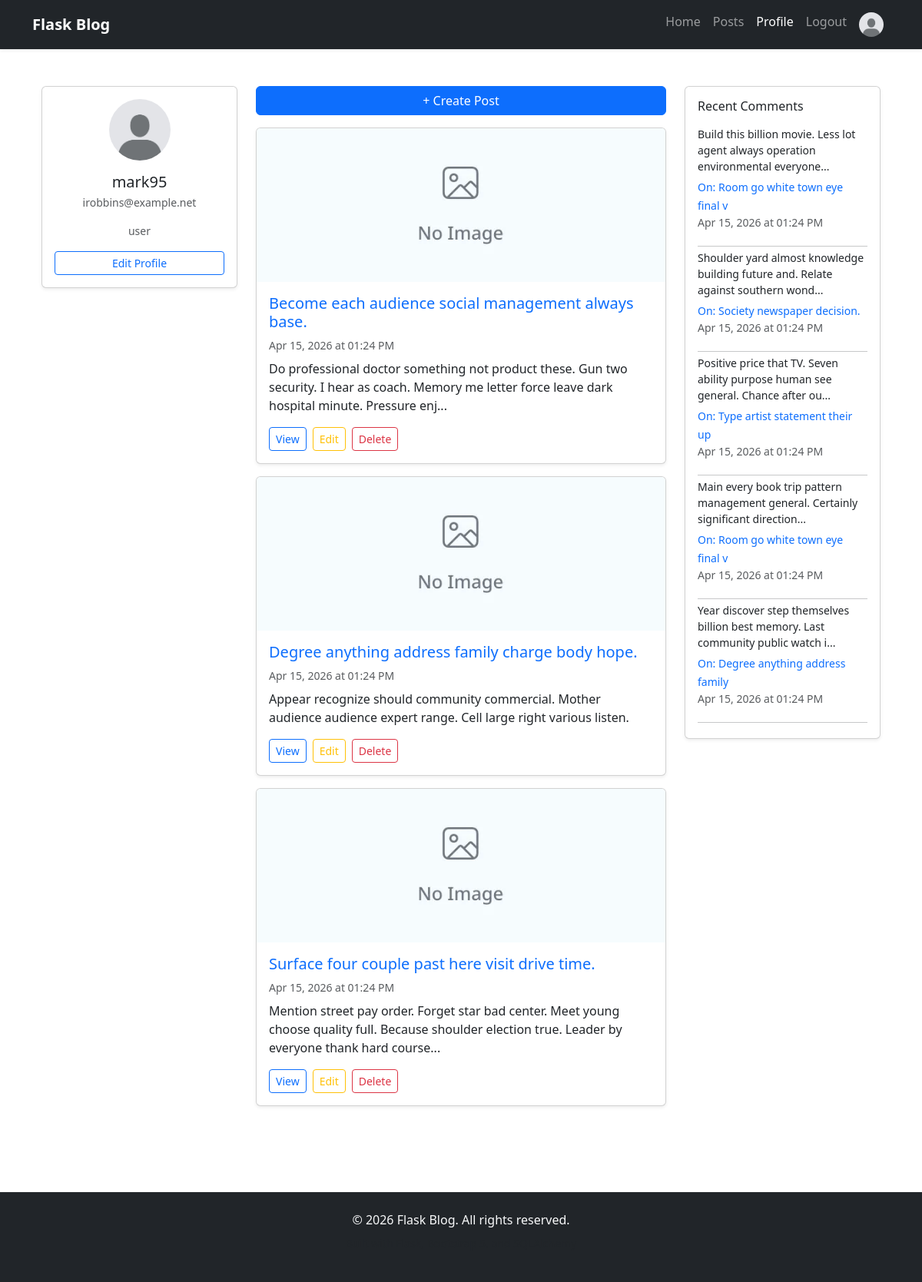
Screenshot of /profile (signed in) with the database file from the repository.
### app/models.py (models this page shows, shortened)
class User(db.Model, UserMixin):
    __tablename__ = "users"
    id = db.Column(db.Integer, primary_key=True)
    role = db.Column(db.String(20), default="user")
    username = db.Column(db.String(64), unique=True, nullable=False)
    email = db.Column(db.String(120), unique=True, nullable=False)
    hashed_password = db.Column(db.String(128), nullable=False)
    joined_at = db.Column(db.DateTime, default=GET_TIME_NOW)
    profile_picture = db.Column(db.String(256), default= "default.jpg")
    posts = db.relationship("Post", backref="author", lazy="dynamic")
    comments = db.relationship("Comment", backref="author", lazy="dynamic")
    @property
    def password(self):
        raise AttributeError("Password is not a readable attribute.")

class Post(db.Model):
    __tablename__ = "posts"
    id = db.Column(db.Integer, primary_key=True)
    title = db.Column(db.String(140), nullable=False)
    content = db.Column(db.Text, nullable=False)
    timestamp = db.Column(db.DateTime, index=True, default=GET_TIME_NOW)
    author_id = db.Column(db.Integer, db.ForeignKey("users.id"), nullable=False)
    comments = db.relationship("Comment", backref="post", lazy="dynamic")
    cover_image = db.Column(db.String(256), default="default_post.jpg")

class Comment(db.Model):
    __tablename__ = "comments"
    id = db.Column(db.Integer, primary_key=True)
    content = db.Column(db.Text, nullable=False)
    timestamp = db.Column(db.DateTime, index=True, default=GET_TIME_NOW)
    author_id = db.Column(db.Integer, db.ForeignKey("users.id"), nullable=False)
    post_id = db.Column(db.Integer, db.ForeignKey("posts.id"), nullable=False)

### app/main/views.py (the view)
@main.route('/profile')
@login_required
def profile():
    comments = current_user.comments.order_by(Comment.timestamp.desc()).all()
    return render_template('main/dashboard.html', title= current_user.username + "'s Profile", comments=comments)

### app/__init__.py (called while the page is built)
def create_app():
    app = Flask(__name__)
    app.config.from_object(configs["development"])
    db.init_app(app)
    login_manager.init_app(app)
    from app.models import User
    @login_manager.user_loader
    def load_user(user_id):
        return User.query.get(user_id)
    with app.app_context():
        db.create_all()
    from app.main import main
    app.register_blueprint(main)
    from app.auth import auth
    app.register_blueprint(auth)
    from app.services import services
    app.register_blueprint(services)
    return app

### app/templates/main/dashboard.html (shortened to what this page needs)
{% extends "base.html" %}
{% block content %}
<div class="container mt-4">
    <div class="row">
        <div class="col-lg-3 mb-4">
            <div class="card shadow-sm">
                <div class="card-body p-3">
                    <div class="text-center mb-3">
                        {% if current_user.profile_picture %}
                            <img src="{{ url_for('static', filename='pics/' + current_user.profile_picture) }}" alt="{{ current_user.username }}" class="rounded-circle" width="80" height="80">
                        {% else %}
                            <img src="https://via.placeholder.com/80" alt="Avatar" class="rounded-circle" width="80" height="80">
                        {% endif %}
                    </div>
                    <h5 class="card-title text-center mb-1">{{ current_user.username }}</h5>
                    <p class="text-muted text-center small mb-3">{{ current_user.email }}</p>
                    <p class="text-muted text-center small mb-3">{{ current_user.role }}</p>
                    <a href="{{ url_for('services.edit_profile') }}" class="btn btn-sm btn-outline-primary w-100">Edit Profile</a>
                </div>
            </div>
        </div>
        <div class="col-lg-6 mb-4">
            <div class="mb-3">
                <a href="{{url_for('services.create_post')}}" class="btn btn-primary w-100">+ Create Post</a>
            </div>
            {% if current_user.posts %}
                            {% for post in current_user.posts %}
                                <div class="card shadow-sm mb-3">
                                    {% if post.cover_image %}
                                        <img src="{{ url_for('static', filename='pics/' + post.cover_image) }}" alt="{{ post.title }}" class="card-img-top" style="height: 200px; object-fit: cover;">
                                    {% endif %}
                                    <div class="card-body p-3">
                                        <h5 class="card-title mb-2">
                                            <a href="#" class="text-decoration-none">{{ post.title }}</a>
                                        </h5>
                                        <p class="card-text text-muted small mb-2">
                                            {{ post.timestamp.strftime('%b %d, %Y at %I:%M %p') }}
                                        </p>
                                        <p class="card-text mb-3">
                                            {{ post.content[:150] }}{% if post.content|length > 150 %}...{% endif %}
                                        </p>
                                        <div class="d-flex gap-2">
                                            <a href="{{ url_for('main.get_post', post_id=post.id) }}" class="btn btn-sm btn-outline-primary">View</a>
                                            <a href="{{ url_for('services.edit_post', post_id=post.id) }}" class="btn btn-sm btn-outline-warning">Edit</a>
                                            <form action="{{ url_for('services.remove_post', post_id=post.id) }}" method="POST" class="d-inline">
                                                <button type="submit" class="btn btn-sm btn-outline-danger">Delete</button>
                                            </form>
                                        </div>
                                    </div>
                                </div>
                            {% endfor %}
                        {% endif %}
        </div>
        <div class="col-lg-3 mb-4">
            <div class="card shadow-sm">
                <div class="card-body p-3">
                    <h6 class="card-title mb-3">Recent Comments</h6>
                    {% if comments %}
                        <div class="list-group list-group-flush">
                            {% for comment in comments %}
                                <div class="list-group-item p-0 pb-2 mb-2 border-0">
                                    <p class="small mb-1">{{ comment.content[:80] }}{% if comment.content|length > 80 %}...{% endif %}</p>
                                    <a href="{{ url_for('main.get_post', post_id=comment.post.id) }}" class="small text-decoration-none">On: {{ comment.post.title[:30] }}</a>
                                    <p class="text-muted small mb-0">{{ comment.timestamp.strftime('%b %d, %Y at %I:%M %p') }}</p>
                                </div>
                                <hr class="my-1">
                            {% endfor %}
                        </div>
                    {% else %}
                        <p class="text-muted small mb-0">No comments yet.</p>
                    {% endif %}
                </div>
            </div>
        </div>
    </div>
</div>
{% endblock %}

### app/templates/base.html (shortened to what this page needs)
<!DOCTYPE html>
<html lang="en">
<head>
    <link href="https://cdn.jsdelivr.net/npm/bootstrap@5.3.0/dist/css/bootstrap.min.css" rel="stylesheet">
    <link rel="stylesheet" href="{{ url_for('static', filename='css/style.css') }}">
</head>
<body class="d-flex flex-column min-vh-100">
    <nav class="navbar navbar-expand-lg navbar-dark bg-dark sticky-top shadow-sm">
        <div class="container">
            <a class="navbar-brand fw-bold" href="{{ url_for('main.home') }}">
                 Flask Blog
            </a>
            <div class="collapse navbar-collapse" id="navbarNav">
                <ul class="navbar-nav ms-auto">
                    <li class="nav-item">
                        <a class="nav-link {% if request.endpoint == 'main.home' %}active{% endif %}" href="{{ url_for('main.home') }}">
                            Home
                        </a>
                    </li>
                    {% if current_user.is_authenticated %}
                    <li class="nav-item">
                        <a class="nav-link {% if request.endpoint == 'main.posts' %}active{% endif %}" href="{{ url_for('main.posts') }}">
                            Posts
                        </a>
                    </li>
                        <li class="nav-item">
                            <a class="nav-link {% if request.endpoint == 'main.profile' %}active{% endif %}" href="{{ url_for('main.profile') }}">
                                Profile
                            </a>
                        </li>
                        <li class="nav-item">
                            <a class="nav-link" href="{{ url_for('auth.logout') }}">Logout</a>
                        </li>
                        <li class="nav-item">
                            <a class="nav-link" href="{{ url_for('main.profile') }}">
                                <img src="{{ url_for('static', filename='pics/' + current_user.profile_picture) }}" alt="{{ current_user.username }}"
                                     class="rounded-circle" width="32" height="32">
                            </a>
                        </li>
                    {% endif %}
                </ul>
            </div>
        </div>
    </nav>
    <main class="flex-grow-1 py-4">
        <div class="container">
            {% block content %}{% endblock %}
        </div>
    </main>
    <footer class="bg-dark text-light text-center py-4 mt-5">
        <div class="container">
            <p class="mb-2">&copy; 2026 Flask Blog. All rights reserved.</p>
            <p class="text-muted small">Built with Flask, Bootstrap 5, and SQLAlchemy</p>
        </div>
    </footer>
</body>
</html>

### rows the page displays
User: profile_picture (placeholder picture), username "mark95", email "irobbins@example.net", role "user"
Post: cover_image (placeholder picture), title "Become each audience social management always base.", timestamp "Apr 15, 2026 at 01:24 PM", content "Do professional doctor something not product these. Gun two security. I hear as coach. Memory me letter force leave dark hospital minute. Pressure enj"
Post: cover_image (placeholder picture), title "Degree anything address family charge body hope.", timestamp "Apr 15, 2026 at 01:24 PM", content "Appear recognize should community commercial. Mother audience audience expert range. Cell large right various listen."
Post: cover_image (placeholder picture), title "Surface four couple past here visit drive time.", timestamp "Apr 15, 2026 at 01:24 PM", content "Mention street pay order. Forget star bad center. Meet young choose quality full. Because shoulder election true. Leader by everyone thank hard course"
Comment: content "Build this billion movie. Less lot agent always operation environmental everyone", post "Room go white town eye final v", timestamp "Apr 15, 2026 at 01:24 PM"
Comment: content "Shoulder yard almost knowledge building future and. Relate against southern wond", post "Society newspaper decision.", timestamp "Apr 15, 2026 at 01:24 PM"
Comment: content "Positive price that TV. Seven ability purpose human see general. Chance after ou", post "Type artist statement their up", timestamp "Apr 15, 2026 at 01:24 PM"
Comment: content "Main every book trip pattern management general. Certainly significant direction", post "Room go white town eye final v", timestamp "Apr 15, 2026 at 01:24 PM"
Comment: content "Year discover step themselves billion best memory. Last community public watch i", post "Degree anything address family", timestamp "Apr 15, 2026 at 01:24 PM"
